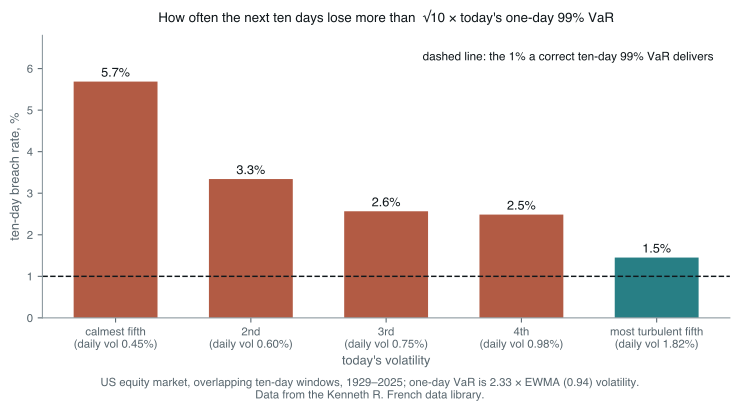

Write Python code to recreate this figure.
# What the square-root-of-time rule costs. Take today's one-day 99% VaR from the
# RiskMetrics model, multiply by the square root of ten, and count how often the
# next ten days lose more than that — separately for calm and turbulent starting
# points. A correct ten-day 99% VaR would be breached 1% of the time in each.
#
# Run standalone:  uv run --no-project --with matplotlib,numpy python <path>

import os

os.environ.setdefault("SOURCE_DATE_EPOCH", "1735689600")

import matplotlib

matplotlib.use("Agg")
matplotlib.rcParams["svg.fonttype"] = "path"
matplotlib.rcParams["svg.hashsalt"] = "var_root_time"
matplotlib.rcParams["font.family"] = ["Helvetica", "Arial", "DejaVu Sans"]

from pathlib import Path

import matplotlib.pyplot as plt
import numpy as np
from var_common import GREY, INK, MUTED, RUST, TEAL, Z99, ewma_vol, load_market, load_or_exit

OUT = Path(__file__).with_suffix("")
H = 10


def main() -> None:
    dates, r = load_or_exit(OUT, load_market)
    vol = ewma_vol(r)
    idx = np.arange(1000, len(r) - H)
    c = np.concatenate([[0.0], np.cumsum(np.log1p(r))])
    scaled = np.expm1(c[idx + H] - c[idx]) / (vol[idx] * np.sqrt(H))
    bucket = np.searchsorted(np.quantile(vol[idx], [0.2, 0.4, 0.6, 0.8]), vol[idx])
    rates = [np.mean(scaled[bucket == b] < -Z99) * 100 for b in range(5)]
    vols = [vol[idx][bucket == b].mean() * 100 for b in range(5)]

    fig, ax = plt.subplots(figsize=(7.8, 4.0))
    bars = ax.bar(range(5), rates, width=0.62, color=[RUST, RUST, RUST, RUST, TEAL], alpha=0.88)
    for b, rate in zip(bars, rates, strict=True):
        ax.text(b.get_x() + b.get_width() / 2, rate + 0.12, f"{rate:.1f}%", ha="center", fontsize=9.5, color=INK)
    ax.axhline(1.0, color=INK, lw=1.1, ls="--")
    ax.text(4.42, 6.2, "dashed line: the 1% a correct ten-day 99% VaR delivers", fontsize=8.8, color=INK, ha="right")
    ax.set_xticks(range(5))
    ax.set_xticklabels(
        [f"{label}\n(daily vol {v:.2f}%)" for label, v in zip(("calmest fifth", "2nd", "3rd", "4th", "most turbulent fifth"), vols, strict=True)]
    )
    ax.set_ylim(0, 6.8)
    ax.set_ylabel("ten-day breach rate, %", fontsize=9.5, color=MUTED)
    ax.set_xlabel("today's volatility", fontsize=9.5, color=MUTED)
    ax.set_title(
        "How often the next ten days lose more than  √10 × today's one-day 99% VaR",
        fontsize=10,
        color=INK,
        pad=10,
    )
    ax.tick_params(labelsize=8.5, colors=MUTED)
    for side in ("top", "right"):
        ax.spines[side].set_visible(False)
    for side in ("left", "bottom"):
        ax.spines[side].set_color(GREY)
    fig.text(
        0.5,
        -0.05,
        f"US equity market, overlapping ten-day windows, {dates[1000] // 10000}–{dates[-1] // 10000}; "
        "one-day VaR is 2.33 × EWMA (0.94) volatility.\nData from the Kenneth R. French data library.",
        ha="center",
        fontsize=8.5,
        color=MUTED,
    )
    fig.tight_layout()
    for ext in ("pdf", "svg"):
        fig.savefig(f"{OUT}.{ext}", transparent=True, bbox_inches="tight")


main()
